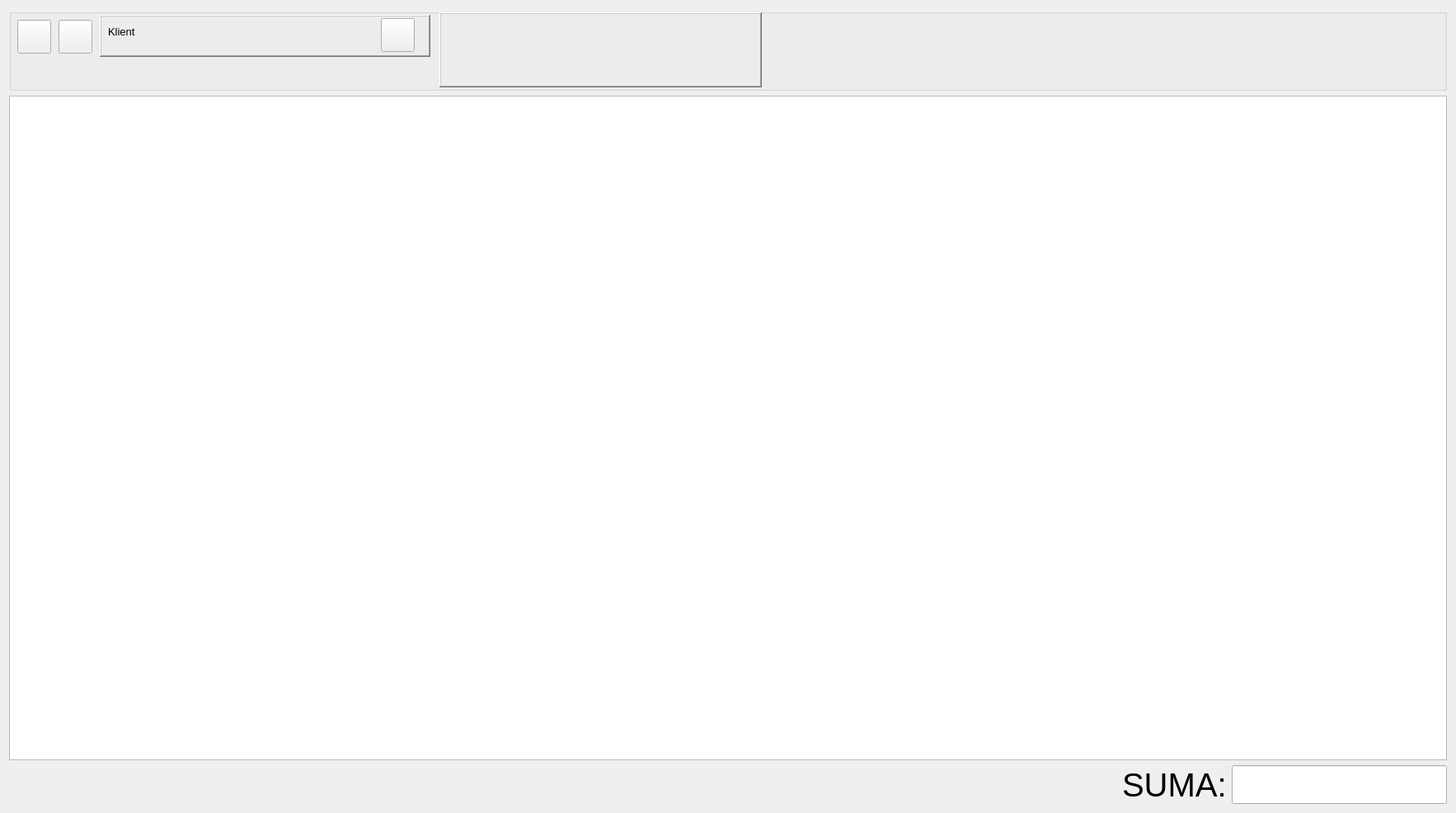
<?xml version="1.0" encoding="UTF-8"?>
<ui version="4.0">
 <class>EdycjaZamowieniaDialog</class>
 <widget class="QDialog" name="EdycjaZamowieniaDialog">
  <property name="geometry">
   <rect>
    <x>0</x>
    <y>0</y>
    <width>1766</width>
    <height>986</height>
   </rect>
  </property>
  <property name="windowTitle">
   <string>Zamówienie</string>
  </property>
  <layout class="QVBoxLayout" name="verticalLayout">
   <item>
    <widget class="QGroupBox" name="groupBox">
     <property name="minimumSize">
      <size>
       <width>0</width>
       <height>99</height>
      </size>
     </property>
     <property name="title">
      <string/>
     </property>
     <property name="alignment">
      <set>Qt::AlignCenter</set>
     </property>
     <widget class="QFrame" name="frame_2">
      <property name="geometry">
       <rect>
        <x>110</x>
        <y>7</y>
        <width>401</width>
        <height>51</height>
       </rect>
      </property>
      <property name="frameShape">
       <enum>QFrame::WinPanel</enum>
      </property>
      <property name="frameShadow">
       <enum>QFrame::Raised</enum>
      </property>
      <widget class="QLabel" name="labelKlient">
       <property name="geometry">
        <rect>
         <x>130</x>
         <y>0</y>
         <width>221</width>
         <height>41</height>
        </rect>
       </property>
       <property name="minimumSize">
        <size>
         <width>0</width>
         <height>31</height>
        </size>
       </property>
       <property name="font">
        <font>
         <family>MS Shell Dlg 2</family>
         <pointsize>10</pointsize>
         <weight>75</weight>
         <bold>true</bold>
        </font>
       </property>
       <property name="styleSheet">
        <string notr="true">\</string>
       </property>
       <property name="text">
        <string/>
       </property>
       <property name="scaledContents">
        <bool>true</bool>
       </property>
       <property name="alignment">
        <set>Qt::AlignLeading|Qt::AlignLeft|Qt::AlignVCenter</set>
       </property>
      </widget>
      <widget class="QPushButton" name="pushButton_6">
       <property name="geometry">
        <rect>
         <x>341</x>
         <y>4</y>
         <width>41</width>
         <height>41</height>
        </rect>
       </property>
       <property name="sizePolicy">
        <sizepolicy hsizetype="Fixed" vsizetype="Minimum">
         <horstretch>0</horstretch>
         <verstretch>0</verstretch>
        </sizepolicy>
       </property>
       <property name="font">
        <font>
         <pointsize>10</pointsize>
        </font>
       </property>
       <property name="text">
        <string/>
       </property>
       <property name="icon">
        <iconset resource="zasoby.qrc">
         <normaloff>:/zasoby/select.png</normaloff>:/zasoby/select.png</iconset>
       </property>
       <property name="iconSize">
        <size>
         <width>35</width>
         <height>35</height>
        </size>
       </property>
       <property name="autoDefault">
        <bool>false</bool>
       </property>
      </widget>
      <widget class="QLabel" name="label_8">
       <property name="geometry">
        <rect>
         <x>10</x>
         <y>0</y>
         <width>101</width>
         <height>41</height>
        </rect>
       </property>
       <property name="font">
        <font>
         <family>MS Shell Dlg 2</family>
         <pointsize>10</pointsize>
        </font>
       </property>
       <property name="text">
        <string>Klient</string>
       </property>
      </widget>
     </widget>
     <widget class="QFrame" name="frame">
      <property name="geometry">
       <rect>
        <x>522</x>
        <y>4</y>
        <width>391</width>
        <height>91</height>
       </rect>
      </property>
      <property name="frameShape">
       <enum>QFrame::WinPanel</enum>
      </property>
      <property name="frameShadow">
       <enum>QFrame::Raised</enum>
      </property>
      <widget class="QLineEdit" name="lineEditPapier">
       <property name="geometry">
        <rect>
         <x>0</x>
         <y>0</y>
         <width>391</width>
         <height>91</height>
        </rect>
       </property>
       <property name="sizePolicy">
        <sizepolicy hsizetype="Minimum" vsizetype="Fixed">
         <horstretch>0</horstretch>
         <verstretch>0</verstretch>
        </sizepolicy>
       </property>
       <property name="minimumSize">
        <size>
         <width>111</width>
         <height>0</height>
        </size>
       </property>
       <property name="font">
        <font>
         <family>MS Shell Dlg 2</family>
         <pointsize>47</pointsize>
        </font>
       </property>
       <property name="autoFillBackground">
        <bool>false</bool>
       </property>
       <property name="styleSheet">
        <string notr="true">background: transparent</string>
       </property>
       <property name="frame">
        <bool>false</bool>
       </property>
       <property name="alignment">
        <set>Qt::AlignCenter</set>
       </property>
       <property name="readOnly">
        <bool>true</bool>
       </property>
       <property name="clearButtonEnabled">
        <bool>false</bool>
       </property>
      </widget>
     </widget>
     <widget class="QPushButton" name="pushButtonModel">
      <property name="geometry">
       <rect>
        <x>10</x>
        <y>13</y>
        <width>41</width>
        <height>41</height>
       </rect>
      </property>
      <property name="sizePolicy">
       <sizepolicy hsizetype="Fixed" vsizetype="Fixed">
        <horstretch>0</horstretch>
        <verstretch>0</verstretch>
       </sizepolicy>
      </property>
      <property name="font">
       <font>
        <pointsize>10</pointsize>
       </font>
      </property>
      <property name="text">
       <string/>
      </property>
      <property name="icon">
       <iconset resource="zasoby.qrc">
        <normaloff>:/zasoby/add.png</normaloff>:/zasoby/add.png</iconset>
      </property>
      <property name="iconSize">
       <size>
        <width>30</width>
        <height>36</height>
       </size>
      </property>
      <property name="autoDefault">
       <bool>false</bool>
      </property>
     </widget>
     <widget class="QPushButton" name="pushButton_10">
      <property name="geometry">
       <rect>
        <x>60</x>
        <y>13</y>
        <width>41</width>
        <height>41</height>
       </rect>
      </property>
      <property name="sizePolicy">
       <sizepolicy hsizetype="Fixed" vsizetype="Fixed">
        <horstretch>0</horstretch>
        <verstretch>0</verstretch>
       </sizepolicy>
      </property>
      <property name="font">
       <font>
        <pointsize>10</pointsize>
       </font>
      </property>
      <property name="text">
       <string/>
      </property>
      <property name="icon">
       <iconset resource="zasoby.qrc">
        <normaloff>:/zasoby/trash2.png</normaloff>:/zasoby/trash2.png</iconset>
      </property>
      <property name="iconSize">
       <size>
        <width>40</width>
        <height>40</height>
       </size>
      </property>
      <property name="autoDefault">
       <bool>false</bool>
      </property>
     </widget>
    </widget>
   </item>
   <item>
    <widget class="QTableView" name="tableViewZam">
     <property name="editTriggers">
      <set>QAbstractItemView::CurrentChanged|QAbstractItemView::DoubleClicked|QAbstractItemView::EditKeyPressed|QAbstractItemView::SelectedClicked</set>
     </property>
     <property name="alternatingRowColors">
      <bool>true</bool>
     </property>
     <property name="selectionMode">
      <enum>QAbstractItemView::SingleSelection</enum>
     </property>
     <property name="selectionBehavior">
      <enum>QAbstractItemView::SelectRows</enum>
     </property>
     <property name="sortingEnabled">
      <bool>false</bool>
     </property>
    </widget>
   </item>
   <item>
    <layout class="QHBoxLayout" name="horizontalLayout_2">
     <item>
      <spacer name="horizontalSpacer_4">
       <property name="orientation">
        <enum>Qt::Horizontal</enum>
       </property>
       <property name="sizeHint" stdset="0">
        <size>
         <width>40</width>
         <height>20</height>
        </size>
       </property>
      </spacer>
     </item>
     <item>
      <widget class="QLabel" name="label">
       <property name="font">
        <font>
         <pointsize>30</pointsize>
        </font>
       </property>
       <property name="text">
        <string>SUMA:</string>
       </property>
      </widget>
     </item>
     <item>
      <widget class="QLineEdit" name="lcdNumber">
       <property name="sizePolicy">
        <sizepolicy hsizetype="Fixed" vsizetype="Fixed">
         <horstretch>0</horstretch>
         <verstretch>0</verstretch>
        </sizepolicy>
       </property>
       <property name="minimumSize">
        <size>
         <width>94</width>
         <height>47</height>
        </size>
       </property>
       <property name="font">
        <font>
         <pointsize>22</pointsize>
        </font>
       </property>
       <property name="alignment">
        <set>Qt::AlignRight|Qt::AlignTrailing|Qt::AlignVCenter</set>
       </property>
       <property name="readOnly">
        <bool>true</bool>
       </property>
       <property name="placeholderText">
        <string/>
       </property>
       <property name="clearButtonEnabled">
        <bool>false</bool>
       </property>
      </widget>
     </item>
    </layout>
   </item>
  </layout>
 </widget>
 <resources>
  <include location="zasoby.qrc"/>
 </resources>
 <connections/>
</ui>
